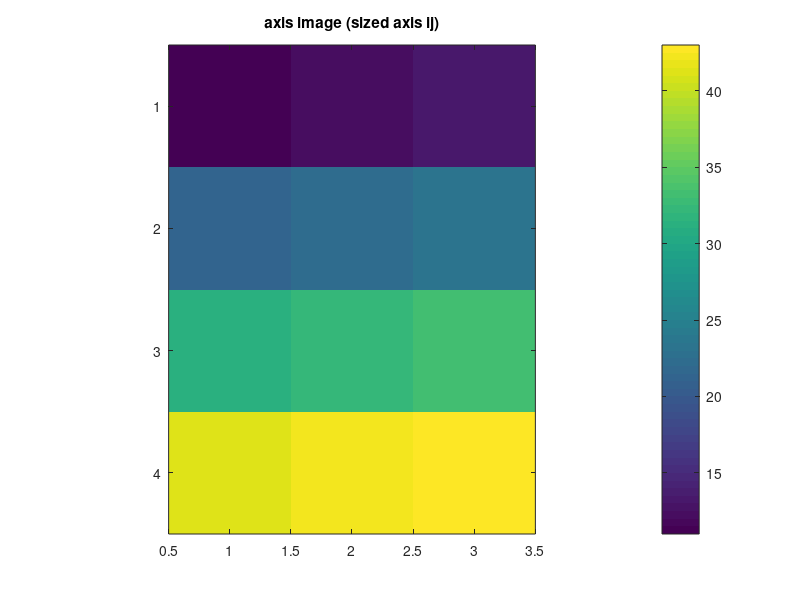
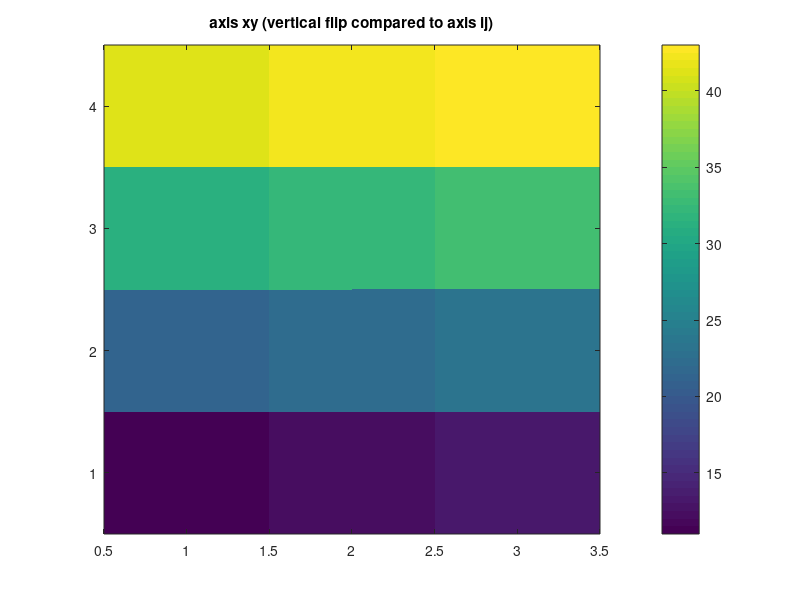

The MATLAB script that drew these images, in order: (Note: this script raises an error after producing the figures.)
%
% matlab script to illustrate the use of meshgrid and matrices
% written by D.G. Long 11 Sep 2014

% define a 2d array with entries that indicate the row, column
disp('original array')
A=[11 12 13; 21 22 23; 31 32 33; 41 42 43]

% get input array sizes
[Nrows,Ncols]=size(A);
Nel=Nrows*Ncols;
fprintf('Size of A: %d,%d  %d,%d  elements=%d\n',size(A),Nrows,Ncols,Nel)

% illustrate display of matrix using imagesc
figure(1)
imagesc(A)
colorbar
axis image
title('axis image (sized axis ij)')

figure(2)
imagesc(A)
colorbar
axis ij
title('axis ij = axis normal')

figure(2)
imagesc(A)
colorbar
axis xy
title('axis xy (vertical flip compared to axis ij)')

% illustrate use of meshgrid
indrows=1:Nrows;  % this is a row vector
indcols=1:Ncols;  % this is a row vector

% use meshgrid to create matrices with indexes to rows, cols
% note: output arrays are transposes of conventional definitions
[rowmat,colmat]=meshgrid(indrows,indcols); % [X,Y] = MESHGRID(x,y)
rowmat
colmat

myfigure(4)
subplot(1,2,1)
imagesc(rowmat)
colorbar
axis image
title('rowmat')
subplot(1,2,2)
imagesc(colmat)
colorbar
axis image
title('colmat')

% create index array to elements of array
% note added transpose to insure output is cardinal order
ind=sub2ind([Nrows,Ncols],reshape(rowmat',1,Nel),reshape(colmat',1,Nel));
ind

% preallocate array
B=zeros([Nrows, Ncols]);
% copy array using index array -- should be the same as original
B(ind)=A

% create a column vector
x=(0:Ncols-1)';

% do a (conventional) matrix multiply
y=A*x

% do matrix multiply using transpose
y=x'*A'